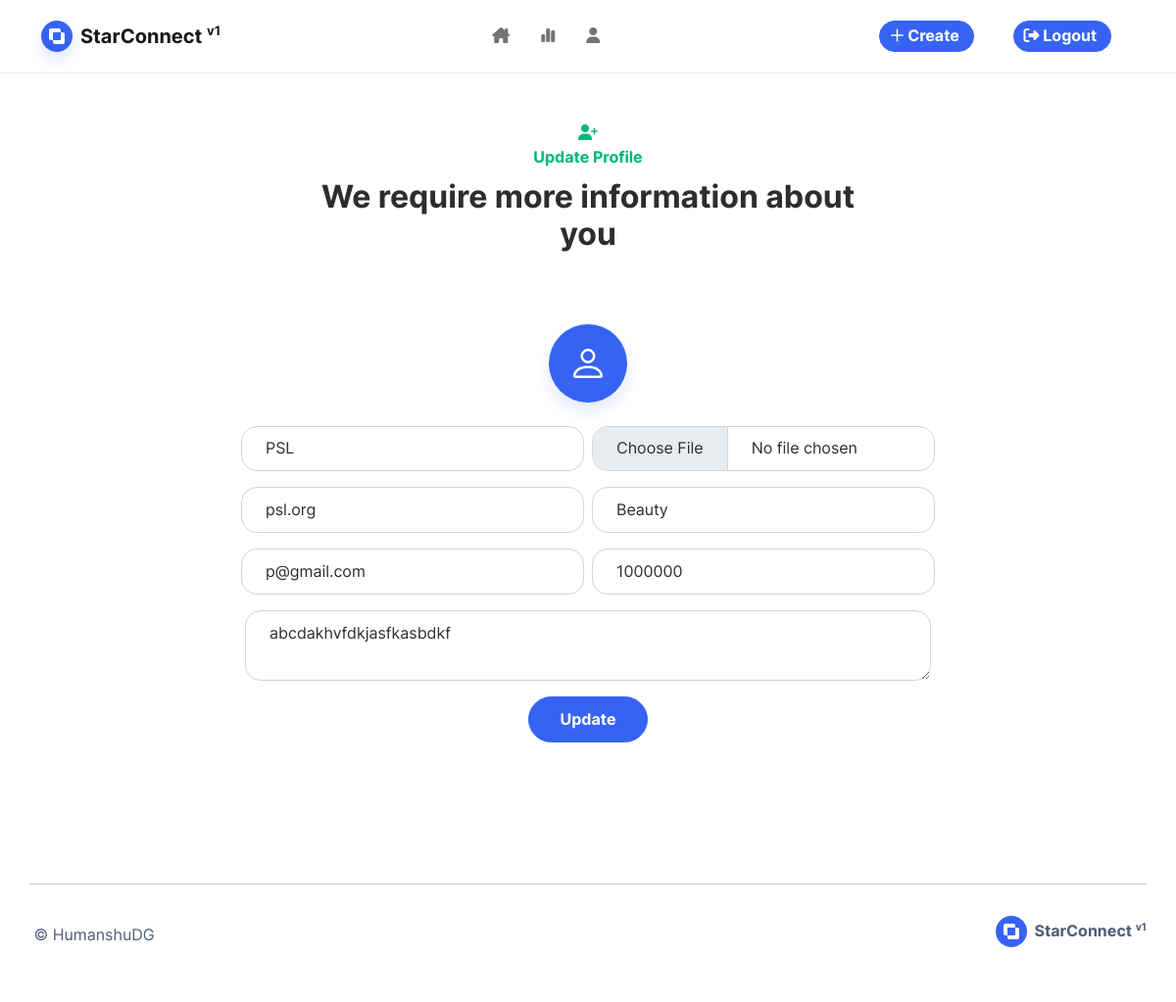
The app's page /sponsor-account (signed in) with its own data.
### base/models.py (models this page shows, shortened)
class Sponsor(db.Model):
    id = db.Column(db.Integer, primary_key=True)
    user_id = db.Column(db.Integer, db.ForeignKey('user.id'), unique=True)
    sponsor_name = db.Column(db.String(100), nullable=False)
    industry = db.Column(db.String(100))
    market_valuation = db.Column(db.Integer())
    bio = db.Column(db.Text(), nullable=True)
    website = db.Column(db.String(50), default="-")
    image_file = db.Column(db.String(50), nullable=False, default='default-sponsor.jpg')
    sponsor_campaigns = db.relationship('Campaign', backref='sponsor_campaigns', uselist=True)
    sponsor_contracts = db.relationship('Contract', backref="sponsor_contracts", uselist=True)

class User(db.Model, UserMixin):
    id = db.Column(db.Integer, primary_key=True)
    username = db.Column(db.String(20), unique=True, nullable=False)
    email = db.Column(db.String(120), unique=True, nullable=False)
    password = db.Column(db.String(60), nullable=False)
    sponsor = db.relationship('Sponsor', backref='sponsor', uselist=False)
    influencer = db.relationship('Influencer', backref='influencer', uselist=False, cascade = "all,delete")
    is_disabled = db.Column(db.Boolean, default=True)
    is_banned = db.Column(db.Boolean, default=False)
    role = db.Column(db.String(), default="INFLUENCER")

### base/routes.py (the view)
@login_required
@role_required(Role.SPONSOR.value)
@app.route("/sponsor-account", methods=['GET', 'POST'])
def sponsor_account_edit():
    form = SponsorRegistrationForm()
    if form.validate_on_submit():
        current_user.email = form.email.data
        sponsor = current_user.sponsor
        if sponsor is None:
            sponsor = Sponsor(
                user_id=current_user.id,
                sponsor_name=form.sponsor_name.data,
                website=form.website.data,
                industry=form.industry.data,
                market_valuation=form.market_valuation.data,
                bio=form.bio.data
            )
            current_user.is_disabled = False
            db.session.add(sponsor)
        else:
            sponsor.sponsor_name = form.sponsor_name.data
            sponsor.website = form.website.data
            sponsor.industry = form.industry.data
            sponsor.market_valuation = form.market_valuation.data
            sponsor.bio = form.bio.data
        if form.picture.data:
            picture_file = save_picture(form.picture.data, folder_name="profile_pics")
            sponsor.image_file = picture_file
        db.session.commit()
        flash('Your account has been updated!', 'success')
        return redirect(url_for('account'))
    elif request.method == 'GET':
        form.email.data = current_user.email
        if current_user.sponsor:
            form.sponsor_name.data = current_user.sponsor.sponsor_name
            form.industry.data = current_user.sponsor.industry
            form.market_valuation.data = current_user.sponsor.market_valuation
            form.website.data = current_user.sponsor.website
            form.bio.data = current_user.sponsor.bio
    return render_template('account/edit-profile-sponsor.html', title='Account', form=form)

### base/forms.py (shortened to what this page needs)
class SponsorRegistrationForm(FlaskForm):
    sponsor_name = StringField('Sponsor name', validators=[DataRequired(), Length(min=2, max=50)], render_kw={"placeholder": "Company/Individual Name"})
    industry = SelectField('Industry',choices=CATEGORY_CHOICES, validators=[DataRequired()], render_kw={"placeholder": "Industry"})
    market_valuation = IntegerField('Market Valuation', validators=[DataRequired()], render_kw={"placeholder": "Market Valuation(Round to nearest thousand)"})
    website = StringField('Website', validators=[DataRequired(), Length(min=2, max=50)], render_kw={"placeholder": "Company's Website"})
    email = StringField('Email', validators=[DataRequired(), Email()], render_kw={'placeholder': "Email"})
    picture = FileField('Update Profile Picture', validators=[FileAllowed(['jpg', 'png'])])
    submit = SubmitField('Update')
    bio = TextAreaField('Bio', validators=[Length(min=2, max=300)], render_kw={'placeholder': "Tell us more about you"})

### base/models.py (called while the page is built)
@login_manager.user_loader
def load_user(user_id):
    return User.query.get(int(user_id))

### base/templates/account/edit-profile-sponsor.html (shortened to what this page needs)
{% extends "base.html" %}
 {% block blog %}
<div class="container py-5">
    <div class="row mb-4">
        <div class="col-md-8 col-xl-6 text-center mx-auto">
            <p class="fw-bold text-success mb-2" align="center">
                <i class="fas fa-user-plus"></i>
                <br />
                Update Profile
                <br />
            </p>
            <h2 class="fw-bold">We require more information about you</h2>
        </div>
    </div>
    <div class="row d-flex justify-content-center">
        <div class="col-md-10">
            <div class="card">
                <div
                    class="card-body text-center d-flex flex-column align-items-center"
                >
                    <div
                        class="bs-icon-xl bs-icon-circle bs-icon-primary shadow bs-icon my-4"
                    >
                    </div>
                    <form method="post" enctype="multipart/form-data">
                        <div class="d-flex justify-content-center gap-2">
                            <div class="col-md-6">
                                <div class="mb-3">
                                    <div class="form-group">
                                        {% if form.sponsor_name.errors %} {{
                                        form.sponsor_name(class="form-control
                                        is-invalid") }}
                                        <div class="invalid-feedback">
                                            {% for error in form.sponsor_name.errors
                                            %}
                                            <span>{{ error }}</span>
                                            {% endfor %}
                                        </div>
                                        {% else %} {{
                                        form.sponsor_name(class="form-control") }}
                                        {% endif %}
                                    </div>
                                </div>
								<div class="mb-3">
                                    <div class="form-group">
                                        {% if form.website.errors %} {{
                                        form.website(class="form-control
                                        is-invalid") }}
                                        <div class="invalid-feedback">
                                            {% for error in form.website.errors
                                            %}
                                            <span>{{ error }}</span>
                                            {% endfor %}
                                        </div>
                                        {% else %} {{
                                        form.website(class="form-control") }}
                                        {% endif %}
                                    </div>
                                </div>
                                <div class="mb-3">
                                    <div class="form-group">
                                        {% if form.email.errors %} {{
                                        form.email(class="form-control
                                        is-invalid") }}
                                        <div class="invalid-feedback">
                                            {% for error in form.email.errors %}
                                            <span>{{ error }}</span>
                                            {% endfor %}
                                        </div>
                                        {% else %} {{
                                        form.email(class="form-control") }} {%
                                        endif %}
                                    </div>
                                </div>
                            </div>
                            <div class="col-md-6">
                                <div class="mb-3">
                                    <div class="form-group">
                                        {% if form.picture.errors %} {{
                                        form.picture(class="form-control
                                        is-invalid") }}
                                        <div class="invalid-feedback">
                                            {% for error in form.picture.errors
                                            %}
                                            <span>{{ error }}</span>
                                            {% endfor %}
                                        </div>
                                        {% else %} {{
                                        form.picture(class="form-control") }} {%
                                        endif %}
                                    </div>
                                </div>
								<div class="mb-3">
                                    <div class="form-group">
                                        {% if form.industry.errors %} {{
                                        form.industry(class="form-control
                                        is-invalid") }}
                                        <div class="invalid-feedback">
                                            {% for error in form.industry.errors
                                            %}
                                            <span>{{ error }}</span>
                                            {% endfor %}
                                        </div>
                                        {% else %} {{
                                        form.industry(class="form-control") }} {%
                                        endif %}
                                    </div>
                                </div>
                                <div class="mb-3">
                                    <div class="form-group">
                                        {% if form.market_valuation.errors %} {{
                                        form.market_valuation(class="form-control
                                        is-invalid") }}
                                        <div class="invalid-feedback">
                                            {% for error in form.market_valuation.errors
                                            %}
                                            <span>{{ error }}</span>
                                            {% endfor %}
                                        </div>
                                        {% else %} {{
                                        form.market_valuation(class="form-control") }} {%
                                        endif %}
                                    </div>
                                </div>
							</div>
                        </div>
                        <div class="mb-3">
							<div class="form-group">
								{% if form.bio.errors %} {{
								form.bio(class="form-control
								is-invalid") }}
								<div class="invalid-feedback">
									{% for error in form.bio.errors
									%}
									<span>{{ error }}</span>
									{% endfor %}
								</div>
								{% else %} {{
								form.bio(class="form-control") }} {%
								endif %}
							</div>
						</div>
						<div class="mb-3">
							{{ form.submit(class="btn btn-primary") }}
						</div>
                    </form>
                </div>
            </div>
        </div>
    </div>
</div>
{% endblock %}

### records on screen
Sponsor: sponsor_name "PSL", website "psl.org", industry "Beauty", market_valuation "1000000", bio "abcdakhvfdkjasfkasbdkf"
User: email "p@gmail.com"
